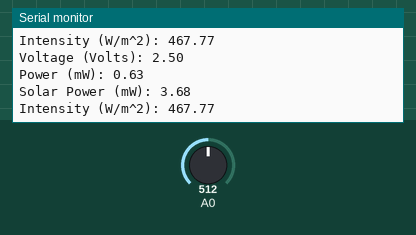
Simulated run of this sketch. Board: Arduino Uno, built with avr-gcc and run on an emulated ATmega328P. Parts: the last lines printed to the serial monitor. The inputs (shaded band) are chosen by the test bench; at power-on: A0 = 512. Storage starts empty.

Above: at 2.8 s.
2.9 s: A0 set to 716
At 5.0 s:
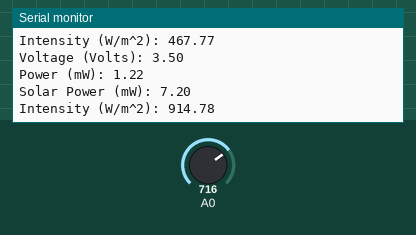
5.6 s: A0 set to 900
At 6.9 s:
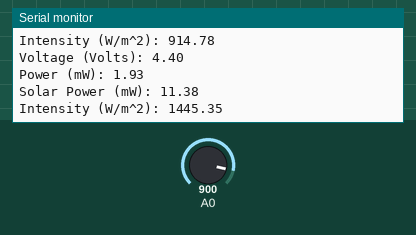
Timing chart, 0 to 8.6 s (numbered marks = the images above; inputs shaded):
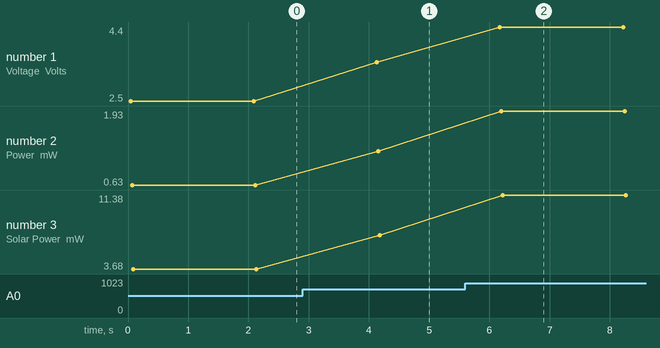

The sketch:

Solar_Panel_W2SD.ino
```cpp
#include <Wire.h>
#include <SD.h>

float measureA0;
float voltage;
float power;
float solarpower;
float intensity;

const float area = 0.000007875; // area of sensor in m^2
const float resistance = 10000; // resistor value (ohms)
const float ConvEffToHundredth = 17; // solar panel efficiency (17%)

File myFile;
int CS_PIN = 10;

void setup() {
 Serial.begin(9600);

 Serial.print("Initializing SD card...");

  pinMode(10, OUTPUT);
  if (!SD.begin(CS_PIN)) {
    Serial.println("initialization failed!");
    while (1);
  }
  Serial.println("initialization done.");

   myFile = SD.open("data.csv", FILE_WRITE);
   myFile.println("Voltage (V), Power (mW), Solar Power (mW), Intensity (W/m^2)");
   myFile.close();

}

void loop() {
  measureA0 = analogRead(A0);

  voltage = (5 * measureA0) / 1023;
  power = (voltage * voltage) / resistance;
  solarpower = (power * 100) / ConvEffToHundredth;
  intensity = solarpower / area;

  Serial.print ("Voltage (Volts): ");
  Serial.println (voltage);

  Serial.print ("Power (mW): ");
  Serial.println(power * 1000);

  Serial.print ("Solar Power (mW): ");
  Serial.println(solarpower * 1000);

  Serial.print ("Intensity (W/m^2): ");
  Serial.println(intensity);
  Serial.println();


  myFile = SD.open("data.csv", FILE_WRITE);
  myFile.print(voltage);
  myFile.print(", ");

  myFile.print(power * 1000);
  myFile.print(", ");

  myFile.print(solarpower * 1000);
  myFile.print(", ");

  myFile.print(intensity);

  myFile.println();
  myFile.close();

  delay(2000);
}
```

Measured:
- after the input at 2.9 s, the serial monitor: prints a new line after 1.2 s (image 1)
- after the input at 5.6 s, the serial monitor: prints a new line after 0.58 s (image 2)
- plotted number 1: 2.5 → 3.5 after the input at 2.9 s, 3.5 → 4.4 after the input at 5.6 s
- plotted number 2: 0.63 → 1.22 after the input at 2.9 s, 1.22 → 1.93 after the input at 5.6 s
- plotted number 3: 3.68 → 7.2 after the input at 2.9 s, 7.2 → 11.38 after the input at 5.6 s
